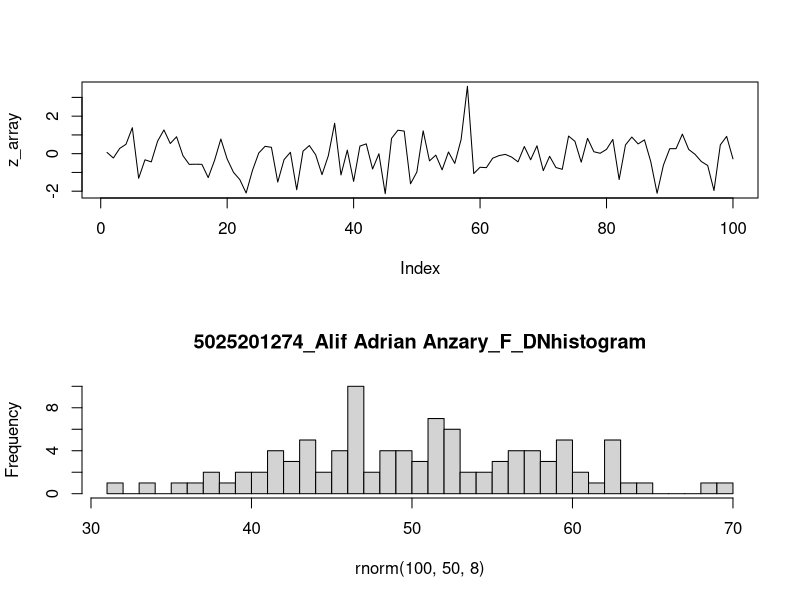

R code for this plot:
#no.6a
x1 = 0
x2 = 0
n = 100
m = 50
sd = 8

par(mfrow = c(2,1))
data = rnorm(n=n, mean=m, sd=sd)
z_array = c()

for (d in data)
  {
    z = (d - m)/sd
    z_array = append(z_array, z)
    
    if (d < m)
    {
      x1 = x1 + 1
    }
    else
    {
      x2 = x2 + 1
    }
  }


result = plot(z_array, type='l')

paste("Rata-rata adalah", m)
paste("x1 adalah", x1)
paste("x2 adalah", x2)

#no.6b
h = hist(rnorm(100, 50, 8), breaks = 50, main="5025201274_Alif Adrian Anzary_F_DNhistogram")

#no.6c
varian = sd*sd
paste("Varian adalah", varian)